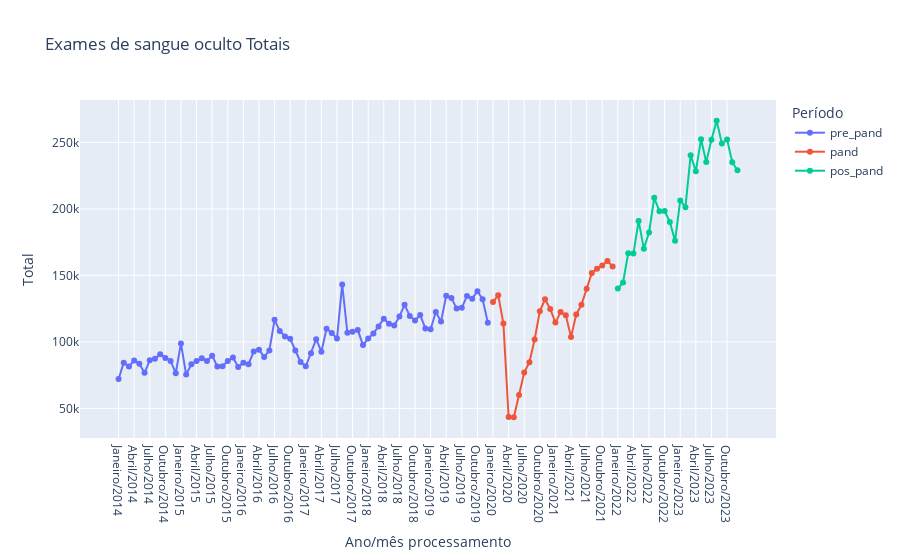

Notebook source saved alongside this figure:
### Code cell
fig = px.line(df, x='Ano/mês processamento', y='Total', color='Período', markers=True, title="Exames de sangue oculto Totais")
fig.show()

### Figure 1 — Plotly figure (JSON) as saved in the notebook; plotly's stock layout.template omitted (floating-point values rounded to 4 significant figures)
{"data": [{"hovertemplate": "Período=pre_pand<br>Ano/mês processamento=%{x}<br>Total=%{y}<extra></extra>", "legendgroup": "pre_pand", "line": {"color": "#636efa", "dash": "solid"}, "marker": {"symbol": "circle"}, "mode": "lines+markers", "name": "pre_pand", "orientation": "v", "showlegend": true, "type": "scatter", "x": ["Janeiro/2014", "Fevereiro/2014", "Março/2014", "Abril/2014", "Maio/2014", "Junho/2014", "Julho/2014", "Agosto/2014", "Setembro/2014", "Outubro/2014", "Novembro/2014", "Dezembro/2014", "Janeiro/2015", "Fevereiro/2015", "Março/2015", "Abril/2015", "Maio/2015", "Junho/2015", "Julho/2015", "Agosto/2015", "Setembro/2015", "Outubro/2015", "Novembro/2015", "Dezembro/2015", "Janeiro/2016", "Fevereiro/2016", "Março/2016", "Abril/2016", "Maio/2016", "Junho/2016", "Julho/2016", "Agosto/2016", "Setembro/2016", "Outubro/2016", "Novembro/2016", "Dezembro/2016", "Janeiro/2017", "Fevereiro/2017", "Março/2017", "Abril/2017", "Maio/2017", "Junho/2017", "Julho/2017", "Agosto/2017", "Setembro/2017", "Outubro/2017", "Novembro/2017", "Dezembro/2017", "Janeiro/2018", "Fevereiro/2018", "Março/2018", "Abril/2018", "Maio/2018", "Junho/2018", "Julho/2018", "Agosto/2018", "Setembro/2018", "Outubro/2018", "Novembro/2018", "Dezembro/2018", "Janeiro/2019", "Fevereiro/2019", "Março/2019", "Abril/2019", "Maio/2019", "Junho/2019", "Julho/2019", "Agosto/2019", "Setembro/2019", "Outubro/2019", "Novembro/2019", "Dezembro/2019"], "xaxis": "x", "y": [72081, 84433, 81606, 86011, 83674, 76744, 86191, 87278, 90677, 87937, 85716, 76499, 98867, 75434, 83277, 85586, 87710, 85713, 89617, 81605, 81730, 85619, 88295, 81176, 84361, 83292, 92885, 94210, 88739, 93622, 116637, 108246, 104144, 102314, 93651, 84897, 81714, 91514, 102050, 92674, 109858, 106720, 102555, 143205, 106930, 107573, 108898, 97634, 102581, 106348, 111668, 117510, 113734, 112408, 119141, 127871, 119492, 116074, 120209, 110168, 109550, 122527, 115272, 134694, 133075, 125126, 125653, 134583, 132508, 138067, 132075, 114489], "yaxis": "y"}, {"hovertemplate": "Período=pand<br>Ano/mês processamento=%{x}<br>Total=%{y}<extra></extra>", "legendgroup": "pand", "line": {"color": "#EF553B", "dash": "solid"}, "marker": {"symbol": "circle"}, "mode": "lines+markers", "name": "pand", "orientation": "v", "showlegend": true, "type": "scatter", "x": ["Janeiro/2020", "Fevereiro/2020", "Março/2020", "Abril/2020", "Maio/2020", "Junho/2020", "Julho/2020", "Agosto/2020", "Setembro/2020", "Outubro/2020", "Novembro/2020", "Dezembro/2020", "Janeiro/2021", "Fevereiro/2021", "Março/2021", "Abril/2021", "Maio/2021", "Junho/2021", "Julho/2021", "Agosto/2021", "Setembro/2021", "Outubro/2021", "Novembro/2021", "Dezembro/2021"], "xaxis": "x", "y": [130079, 135075, 113833, 43613, 43310, 60198, 77025, 84785, 101834, 123052, 132087, 124757, 114548, 122440, 119996, 103750, 120549, 127880, 139981, 151884, 154914, 157367, 160901, 156614], "yaxis": "y"}, {"hovertemplate": "Período=pos_pand<br>Ano/mês processamento=%{x}<br>Total=%{y}<extra></extra>", "legendgroup": "pos_pand", "line": {"color": "#00cc96", "dash": "solid"}, "marker": {"symbol": "circle"}, "mode": "lines+markers", "name": "pos_pand", "orientation": "v", "showlegend": true, "type": "scatter", "x": ["Janeiro/2022", "Fevereiro/2022", "Março/2022", "Abril/2022", "Maio/2022", "Junho/2022", "Julho/2022", "Agosto/2022", "Setembro/2022", "Outubro/2022", "Novembro/2022", "Dezembro/2022", "Janeiro/2023", "Fevereiro/2023", "Março/2023", "Abril/2023", "Maio/2023", "Junho/2023", "Julho/2023", "Agosto/2023", "Setembro/2023", "Outubro/2023", "Novembro/2023", "Dezembro/2023"], "xaxis": "x", "y": [140128, 144648, 166581, 166443, 190947, 170133, 182261, 208296, 198217, 198384, 190196, 176035, 206375, 201290, 240375, 228328, 252394, 235163, 251948, 266329, 249164, 252149, 235092, 229071], "yaxis": "y"}], "layout": {"legend": {"title": {"text": "Período"}, "tracegroupgap": 0}, "title": {"text": "Exames de sangue oculto Totais"}, "xaxis": {"anchor": "y", "domain": [0, 1], "title": {"text": "Ano/mês processamento"}}, "yaxis": {"anchor": "x", "domain": [0, 1], "title": {"text": "Total"}}}}
